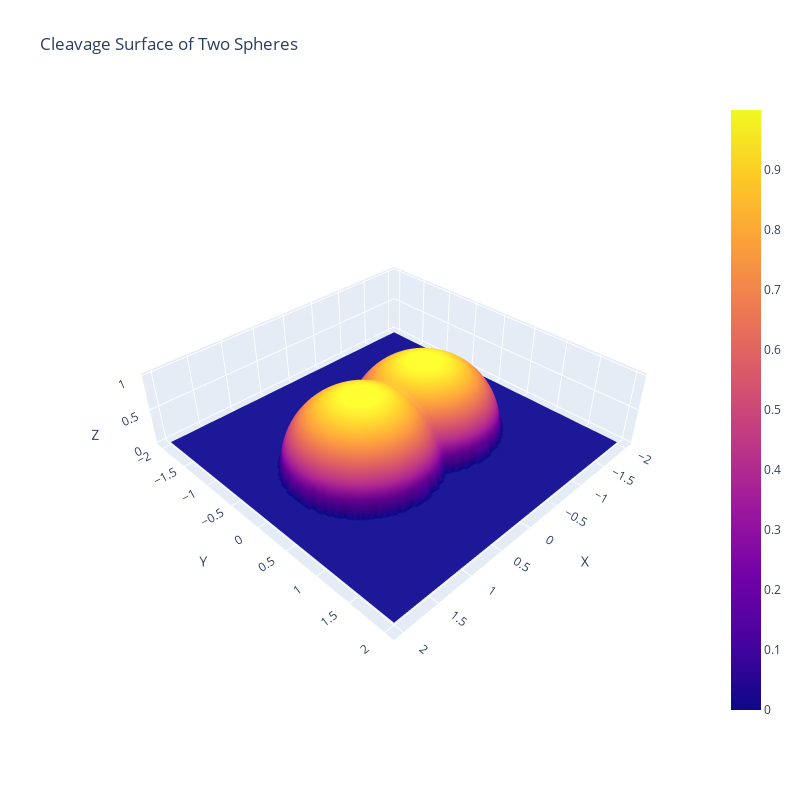

Here is the notebook cell this chart was saved with:
### Code cell
fig = go.Figure(data=[go.Surface(x=x, y=y, z=h)])

fig.update_layout(
    title='Cleavage Surface of Two Spheres',
    scene = dict(
        xaxis_title='X',
        yaxis_title='Y',
        zaxis_title='Z', 
        aspectratio=dict(x=1, y=1, z=0.25)
    ),
    width=800,
    height=800
)

fig.show()

### Figure 1 — Plotly figure (JSON) as saved in the notebook; plotly's stock layout.template omitted (floating-point values rounded to 4 significant figures; data arrays with more than 128 entries replaced by an {"elided": "..."} marker saying what was removed)
{"data": [{"type": "surface", "x": {"elided": "100x100 float values"}, "y": {"elided": "100x100 float values"}, "z": {"elided": "100x100 float values"}}], "layout": {"height": 800, "scene": {"aspectratio": {"x": 1, "y": 1, "z": 0.25}, "xaxis": {"title": {"text": "X"}}, "yaxis": {"title": {"text": "Y"}}, "zaxis": {"title": {"text": "Z"}}}, "title": {"text": "Cleavage Surface of Two Spheres"}, "width": 800}}
